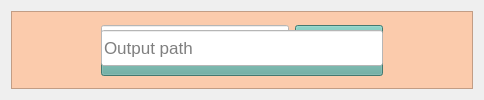
      <widget class="QWidget" name="tab">
       <attribute name="title">
        <string>Home</string>
       </attribute>
       <layout class="QGridLayout" name="gridLayout_4">
        <item row="0" column="0">
         <widget class="QFrame" name="frame_2">
          <property name="sizePolicy">
           <sizepolicy hsizetype="Preferred" vsizetype="Ignored">
            <horstretch>0</horstretch>
            <verstretch>0</verstretch>
           </sizepolicy>
          </property>
          <property name="minimumSize">
           <size>
            <width>157</width>
            <height>29</height>
           </size>
          </property>
          <property name="maximumSize">
           <size>
            <width>16777215</width>
            <height>16777215</height>
           </size>
          </property>
          <property name="font">
           <font>
            <pointsize>13</pointsize>
            <weight>50</weight>
            <bold>false</bold>
           </font>
          </property>
          <property name="layoutDirection">
           <enum>Qt::LeftToRight</enum>
          </property>
          <property name="styleSheet">
           <string notr="true">background-color:#FBCBAC;</string>
          </property>
          <property name="frameShape">
           <enum>QFrame::StyledPanel</enum>
          </property>
          <property name="frameShadow">
           <enum>QFrame::Raised</enum>
          </property>
          <property name="lineWidth">
           <number>8</number>
          </property>
          <layout class="QGridLayout" name="gridLayout_2">
           <property name="bottomMargin">
            <number>50</number>
           </property>
           <item row="3" column="3">
            <spacer name="horizontalSpacer_2">
             <property name="orientation">
              <enum>Qt::Horizontal</enum>
             </property>
             <property name="sizeType">
              <enum>QSizePolicy::Fixed</enum>
             </property>
             <property name="sizeHint" stdset="0">
              <size>
               <width>80</width>
               <height>20</height>
              </size>
             </property>
            </spacer>
           </item>
           <item row="6" column="1" colspan="2">
            <widget class="QPushButton" name="start_btn">
             <property name="minimumSize">
              <size>
               <width>88</width>
               <height>36</height>
              </size>
             </property>
             <property name="font">
              <font>
               <pointsize>10</pointsize>
               <weight>50</weight>
               <bold>false</bold>
              </font>
             </property>
             <property name="styleSheet">
              <string notr="true">background-color:#5EA99D;
color:black;</string>
             </property>
             <property name="text">
              <string>Start</string>
             </property>
            </widget>
           </item>
           <item row="3" column="2">
            <widget class="QPushButton" name="browse_btn">
             <property name="minimumSize">
              <size>
               <width>88</width>
               <height>36</height>
              </size>
             </property>
             <property name="font">
              <font>
               <pointsize>13</pointsize>
               <weight>50</weight>
               <bold>false</bold>
              </font>
             </property>
             <property name="styleSheet">
              <string notr="true">background-color:#5EA99D;
color:black;</string>
             </property>
             <property name="text">
              <string>Browse</string>
             </property>
            </widget>
           </item>
           <item row="5" column="1" colspan="2">
            <widget class="QComboBox" name="comboBox">
             <property name="minimumSize">
              <size>
               <width>157</width>
               <height>22</height>
              </size>
             </property>
             <property name="font">
              <font>
               <pointsize>13</pointsize>
               <weight>50</weight>
               <bold>false</bold>
              </font>
             </property>
             <property name="styleSheet">
              <string notr="true">color:black;
background-color:#5EA99D;
</string>
             </property>
             <item>
              <property name="text">
               <string>i3d-kinetics</string>
              </property>
             </item>
             <item>
              <property name="text">
               <string>Joint Recognition</string>
              </property>
             </item>
            </widget>
           </item>
           <item row="3" column="0">
            <spacer name="horizontalSpacer">
             <property name="orientation">
              <enum>Qt::Horizontal</enum>
             </property>
             <property name="sizeType">
              <enum>QSizePolicy::Fixed</enum>
             </property>
             <property name="sizeHint" stdset="0">
              <size>
               <width>80</width>
               <height>20</height>
              </size>
             </property>
            </spacer>
           </item>
           <item row="0" column="1" colspan="2">
            <widget class="QPushButton" name="pushButton">
             <property name="styleSheet">
              <string notr="true">border:0;</string>
             </property>
             <property name="text">
              <string/>
             </property>
             <property name="icon">
              <iconset resource="icons.qrc">
               <normaloff>:/video.svg</normaloff>:/video.svg</iconset>
             </property>
             <property name="iconSize">
              <size>
               <width>140</width>
               <height>140</height>
              </size>
             </property>
             <property name="flat">
              <bool>true</bool>
             </property>
            </widget>
           </item>
           <item row="3" column="1">
            <widget class="QLineEdit" name="input_line">
             <property name="minimumSize">
              <size>
               <width>188</width>
               <height>36</height>
              </size>
             </property>
             <property name="font">
              <font>
               <pointsize>13</pointsize>
               <weight>50</weight>
               <bold>false</bold>
              </font>
             </property>
             <property name="styleSheet">
              <string notr="true">background-color:white;
color: black;
</string>
             </property>
             <property name="dragEnabled">
              <bool>true</bool>
             </property>
             <property name="readOnly">
              <bool>false</bool>
             </property>
             <property name="placeholderText">
              <string notr="true" comment="yes" extracomment="yes">Enter your path</string>
             </property>
             <property name="clearButtonEnabled">
              <bool>true</bool>
             </property>
            </widget>
           </item>
           <item row="4" column="1" colspan="2">
            <widget class="QLineEdit" name="lineEdit">
             <property name="minimumSize">
              <size>
               <width>0</width>
               <height>36</height>
              </size>
             </property>
             <property name="font">
              <font>
               <pointsize>13</pointsize>
              </font>
             </property>
             <property name="styleSheet">
              <string notr="true">background-color:white;
color:black;
</string>
             </property>
             <property name="placeholderText">
              <string notr="true" comment="yes" extracomment="yes">Output path</string>
             </property>
            </widget>
           </item>
          </layout>
         </widget>
        </item>
       </layout>
      </widget>
